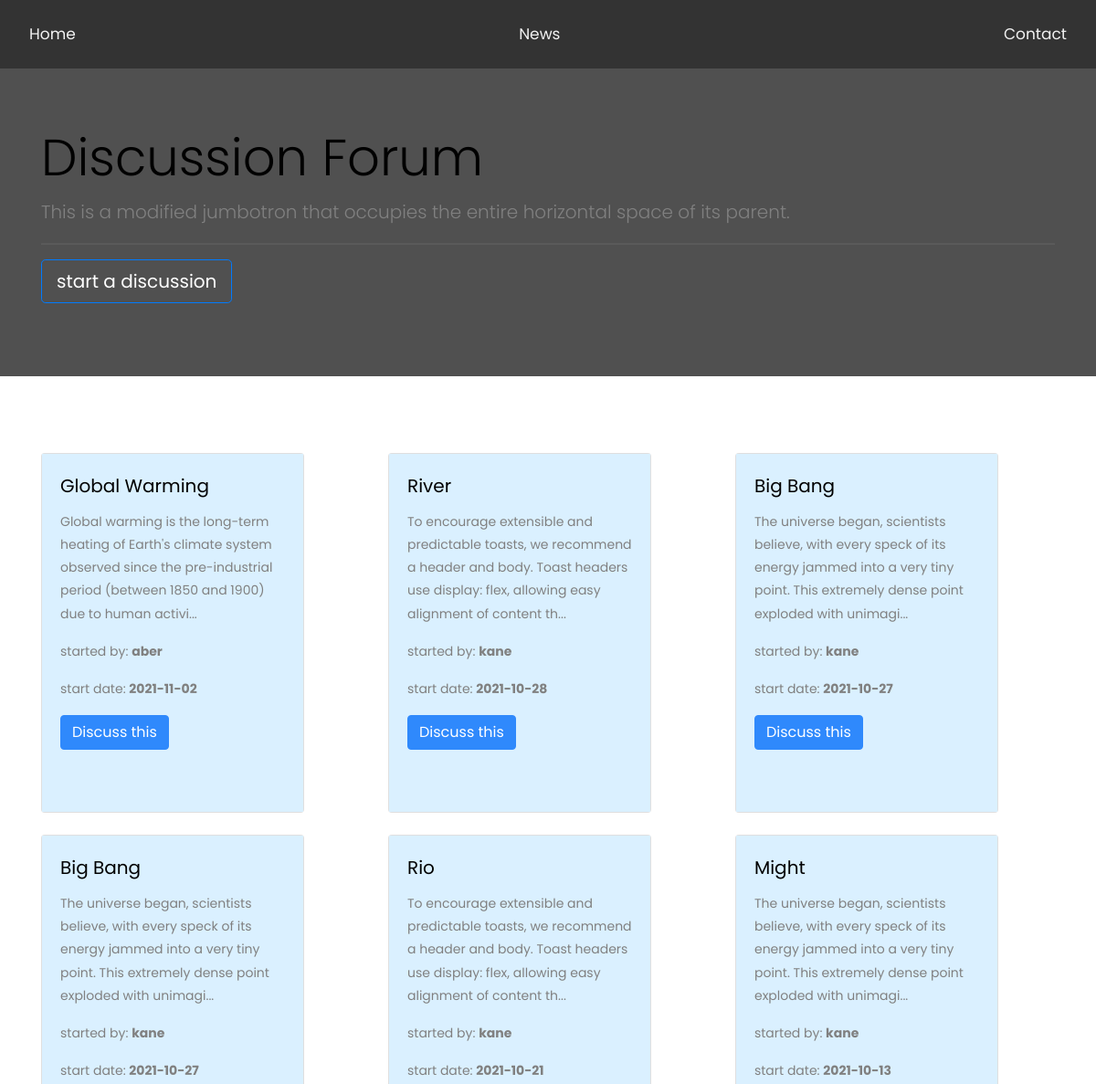
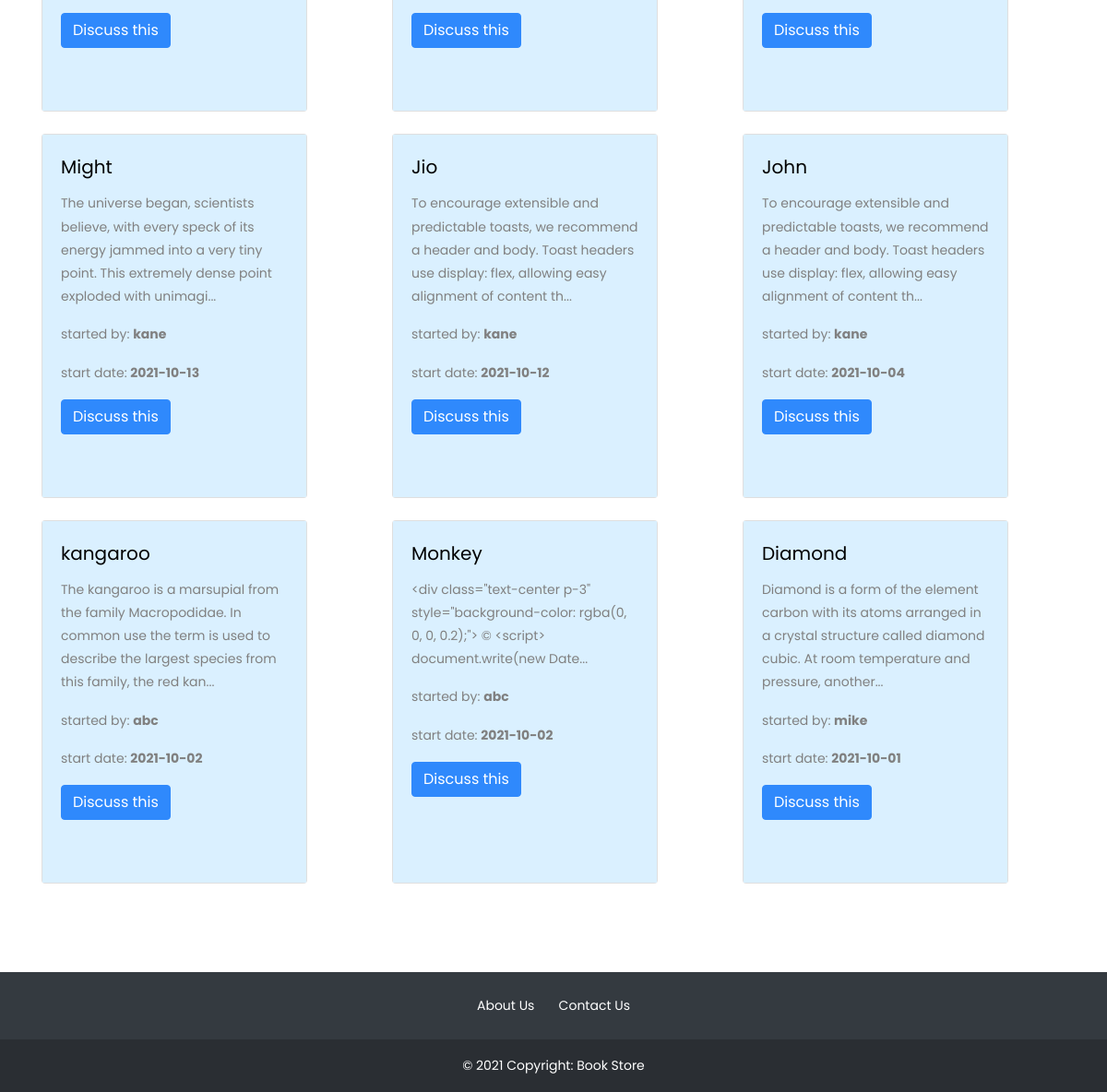
Page /forum.php (signed in) on the committed database (2 pictures, top to bottom).
### tables this page shows
CREATE TABLE IF NOT EXISTS `forumnew` (
  `id` int NOT NULL AUTO_INCREMENT,
  `title` varchar(255) DEFAULT NULL,
  `description` varchar(1000) DEFAULT NULL,
  `created` date DEFAULT NULL,
  `started` varchar(100) NOT NULL,
  PRIMARY KEY (`id`)
);

### forum.php (the view, shortened to what this page needs)
<!doctype html>
<html lang="en">
<head>
    <link href="https://cdn.jsdelivr.net/npm/bootstrap@5.1.1/dist/css/bootstrap.min.css" rel="stylesheet"
>
    <link rel="stylesheet" href="https://stackpath.bootstrapcdn.com/font-awesome/4.7.0/css/font-awesome.min.css">
    <link rel="stylesheet" href="css/style.css">
</head>
<body>
    <div class="navbar">
        <a href="index.php">Home</a>
        <a href="#news">News</a>
        <a href="#contact">Contact</a>
    </div>
        <div class="jumbotron jumbotron-fluid" style="margin-bottom:5%; background-color:#505050">
            <div class="container" id="jumbo">
                <h1 class="display-4">Discussion Forum</h1>
                <p class="lead">This is a modified jumbotron that occupies the entire horizontal space of its parent.
                </p>
                <hr>
 <?php
   if(isset($_SESSION['LOGIN']) && $_SESSION['LOGIN']!=''){
       echo '
       <p class="lead">
  <a class="btn btn-outline-primary btn-lg" data-bs-toggle="collapse" href="#collapseExample" role="button" aria-expanded="false" aria-controls="collapseExample">
    start a discussion
  </a>
</p>
<div class="collapse" id="collapseExample">
  <div class="card card-body">
   <form method="POST" action="forum.php">
   <div class="mb-3">
  <label for="exampleFormControlInput1" class="form-label">Enter the title</label>
  <input type="text" class="form-control" id="exampleFormControlInput1" style="border:1px solid black;" name="title" required>
</div>
  <div class="mb-3">
  <label for="exampleFormControlTextarea1" class="form-label">Enter the Description</label>
  <textarea class="form-control" id="exampleFormControlTextarea1" rows="4" style="border:1px solid black;" name="description" required></textarea>
  </div>
  <div class = "mb-3">
    <input type = "submit" class = "btn btn-outline-success" value = "Post"><br>
</div>
  </form>
  </div>
</div>
</div>
       ';
   }
   else{
   echo '
   <h5>Please <a href="login.php" style="color:#339;">login</a> to start discussions.</h5>
  </div>
   ';
   }
 ?>
            </div>
    <div class="container">
        <div class="row g-4" >
<?php
$conn = mysqli_connect("localhost", "root", "", "bookstore");
$sql = "select * from forumnew order by created DESC";
$result = mysqli_query($conn, $sql);
while($row = mysqli_fetch_assoc($result)) {
    $forum_id = $row["id"];
    echo '
    <div class="col-md-4 col-sm-3">
                <div class="card my-4 h-100 " style="width: 18rem;">
                    <div class="card-body" style="background-color:#daf0ff">
                        <h5 class="card-title">'.$row["title"].'</h5>
                        <p class="card-text">'.substr($row['description'],0,150).'...</p>
                        <p class="card-text">started by: <strong>'.$row["started"].'</strong></p>
                        <p class="card-text">start date: <strong>'.$row["created"].'</strong></p>
                        <a href="comments.php?fid='.$forum_id.'" class="btn btn-primary">Discuss this</a>
                    </div>
                </div>
            </div>
            ';
  }
?>
        </div>
    </div>
    <footer class="bg-dark text-center text-white" style="margin-top:10%">
        <div class="container p-4 pb-0">
            <a href="">About Us</a>
            <a href="">Contact Us</a>
        </div>
        <div class="text-center p-3" style="background-color: rgba(0, 0, 0, 0.2);">
            ©  Copyright: Book Store
        </div>
    </footer>
    </body>
</html>

### forum.php (style rules this page uses)
a { text-decoration: none; color: #fff; }
a:link { color: #fff; }
body { margin: 150; }
.navbar { overflow: hidden; background-color: #333; position: sticky; z-index: 10; top: 0; width: 100%; }
.navbar a { float: left; display: block; color: #f2f2f2; text-align: center; padding: 14px 16px; text-decoration: none; font-size: 17px; }

### rows in the picture
forumnew: title "Global Warming", description "Global warming is the long-term heating of Earth's climate system observed since the pre-industrial period (between 1850 and 1900) due to human activi", started "aber", created "2021-11-02"
forumnew: title "River", description "To encourage extensible and predictable toasts, we recommend a header and body. Toast headers use display: flex, allowing easy alignment of content th", started "kane", created "2021-10-28"
forumnew: title "Big Bang", description "The universe began, scientists believe, with every speck of its energy jammed into a very tiny point. This extremely dense point exploded with unimagi", started "kane", created "2021-10-27"
forumnew: title "Big Bang", description "The universe began, scientists believe, with every speck of its energy jammed into a very tiny point. This extremely dense point exploded with unimagi", started "kane", created "2021-10-27"
forumnew: title "Rio", description "To encourage extensible and predictable toasts, we recommend a header and body. Toast headers use display: flex, allowing easy alignment of content th", started "kane", created "2021-10-21"
forumnew: title "Might", description "The universe began, scientists believe, with every speck of its energy jammed into a very tiny point. This extremely dense point exploded with unimagi", started "kane", created "2021-10-13"
forumnew: title "Might", description "The universe began, scientists believe, with every speck of its energy jammed into a very tiny point. This extremely dense point exploded with unimagi", started "kane", created "2021-10-13"
forumnew: title "Jio", description "To encourage extensible and predictable toasts, we recommend a header and body. Toast headers use display: flex, allowing easy alignment of content th", started "kane", created "2021-10-12"
forumnew: title "John", description "To encourage extensible and predictable toasts, we recommend a header and body. Toast headers use display: flex, allowing easy alignment of content th", started "kane", created "2021-10-04"
forumnew: title "kangaroo", description "The kangaroo is a marsupial from the family Macropodidae. In common use the term is used to describe the largest species from this family, the red kan", started "abc", created "2021-10-02"
forumnew: title "Monkey", description "<div class=\"text-center p-3\" style=\"background-color: rgba(0, 0, 0, 0.2);\"> © <script> document.write(new Date", started "abc", created "2021-10-02"
forumnew: title "Diamond", description "Diamond is a form of the element carbon with its atoms arranged in a crystal structure called diamond cubic. At room temperature and pressure, another", started "mike", created "2021-10-01"
